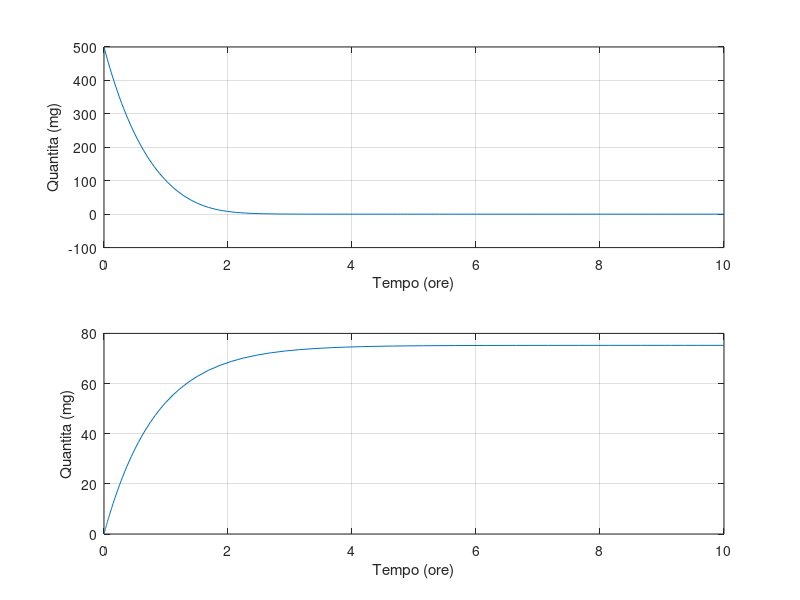
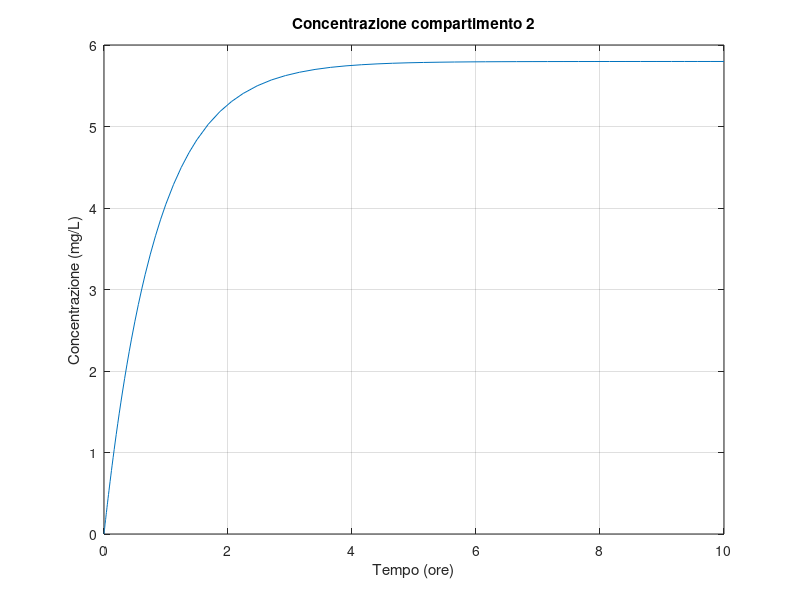
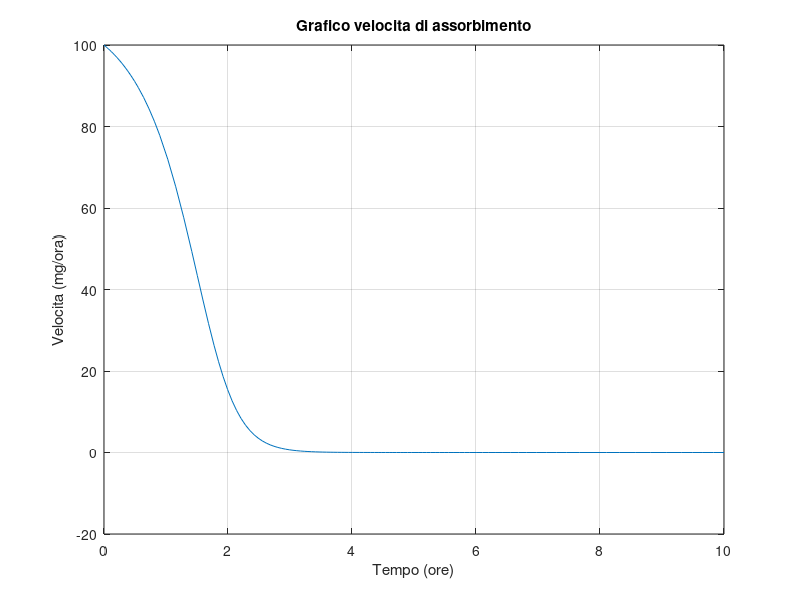
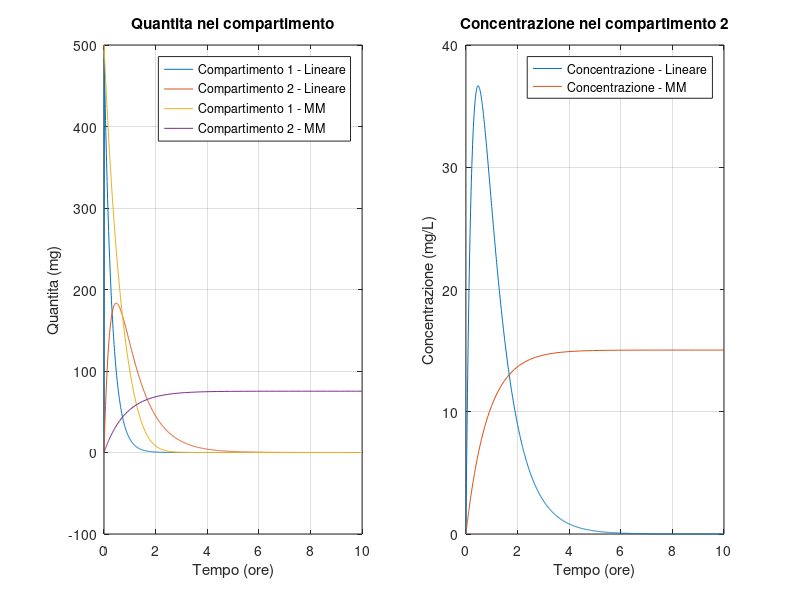

MATLAB code for these plots, in order:
clear all;
clc;

%% Esercizio n*1 

% Dati modello 
V2 = 5;
k01 = 1.2;
k02 = 1.2;
Vmax = 110;
km = 50;
Dv = 500; 

% Q.ta nel primo compartimento
tspan1 = [0,10];
q1_0 = Dv;
[t1,q1] = ode45(@(t1,q1) -(k01+Vmax/(km+q1))*q1,tspan1,q1_0);

% Q.ta nel secondo compartimento
tspan2 = [0,10];
q2_0 = 0;
[t2,q2] = ode45(@(t2,q2) (Vmax/(km+q1))*q1-k02*q2,tspan2,q2_0);

% Plot delle quantita
figure(1);
subplot(2,1,1), plot(t1,q1), 
xlabel("Tempo (ore)"), ylabel("Quantita (mg)"), grid on;
subplot(2,1,2), plot(t2,q2), 
xlabel("Tempo (ore)"), ylabel("Quantita (mg)"), grid on;

% Plot della concentrazione 
figure(2);
c2 = q2/V2;
plot(t2,c2), title("Concentrazione compartimento 2"), 
xlabel("Tempo (ore)"), ylabel("Concentrazione (mg/L)"), grid on;

% Plot della velocita
figure(3);
vel = [];
for i = 1:length(q1)
    vel(i) = (Vmax/(km+q1(i)))*q1(i);
end
plot(t1,vel), title("Grafico velocita di assorbimento"),
xlabel("Tempo (ore)"), ylabel("Velocita (mg/ora)"), grid on;

% Confronto con modello lineare
% Dati modello 
kl01 = 1.2;
kl02 = 1.2;
kl21 = 2.2;
V2 = 5;
d = 500;

% Matrici del sistema compartimentale lineare
A = [-(kl01+kl21),0;kl21,-kl02]; 
B = [d;0];
C = [0,1/V2];
D = 0;

% Creazione del modello compartimentale lineare
sys = ss(A,B,C,D);

%% Punto A - Grafici della quantita e della concentrazione
figure(4);
t = [0:0.01:10];
[ct,T,qt] = impulse(sys,t);
subplot(1,2,1), plot(T,qt), hold on, plot(t1,q1,t2,q2), hold off, title("Quantita nel compartimento"), 
xlabel("Tempo (ore)"), ylabel("Quantita (mg)"), 
legend("Compartimento 1 - Lineare","Compartimento 2 - Lineare","Compartimento 1 - MM","Compartimento 2 - MM"), grid on;
subplot(1,2,2), plot(T,ct), hold on, plot(t2,c2), hold off, title("Concentrazione nel compartimento 2"),
xlabel("Tempo (ore)"), ylabel("Concentrazione (mg/L)"), legend("Concentrazione - Lineare", "Concentrazione - MM"), grid on;


%% Punto B - Variazione Vmax e km 
% Varizione Vmax
Vmax = Vmax*2;

% Q.ta nel primo compartimento
tspan1_2 = [0,10];
q1_0_2 = Dv;
[t1_2,q1_2] = ode45(@(t1_2,q1_2) -(k01+Vmax/(km+q1_2))*q1_2,tspan1_2,q1_0_2);

% Q.ta nel secondo compartimento
tspan2_2 = [0,10];
q2_0_2 = 0;
[t2_2,q2_2] = ode45(@(t2_2,q2_2) (Vmax/(km+q1_2))*q1_2-k02*q2_2,tspan2_2,q2_0);

% Plot delle quantita
figure(5);
subplot(1,2,1), plot(t1,q1), hold on, plot(t1_2,q1_2), hold off, 
xlabel("Tempo (ore)"), ylabel("Quantita (mg)"), grid on,
legend("Compartimento 1 - Vmax = 110","Compartimento 1 - Vmax = 220");
subplot(1,2,2), plot(t2,q2), hold on, plot(t2_2,q2_2), hold off,
xlabel("Tempo (ore)"), ylabel("Quantita (mg)"), grid on,
legend("Compartimento 2 - Vmax = 110","Compartimento 2 - Vmax = 220");

% Plot della concentrazione 
figure(6);
c2 = q2/V2;
c2_2 = q2_2/V2;
plot(t2,c2), hold on, plot(t2_2,c2_2), hold off, title("Concentrazione compartimento 2"), 
xlabel("Tempo (ore)"), ylabel("Concentrazione (mg/L)"), grid on,
legend("Concentrazione - Vmax = 110","Concentrazione - Vmax = 220");

% Variazione km
km = km/2;

% Q.ta nel primo compartimento
tspan1_2 = [0,10];
q1_0_2 = Dv;
[t1_2,q1_2] = ode45(@(t1_2,q1_2) -(k01+Vmax/(km+q1_2))*q1_2,tspan1_2,q1_0_2);

% Q.ta nel secondo compartimento
tspan2_2 = [0,10];
q2_0_2 = 0;
[t2_2,q2_2] = ode45(@(t2_2,q2_2) (Vmax/(km+q1_2))*q1_2-k02*q2_2,tspan2_2,q2_0);

% Plot delle quantita
figure(7);
subplot(1,2,1), plot(t1,q1), hold on, plot(t1_2,q1_2), hold off, 
xlabel("Tempo (ore)"), ylabel("Quantita (mg)"), grid on,
legend("Compartimento 1 - km = 50","Compartimento 1 - km = 25");
subplot(1,2,2), plot(t2,q2), hold on, plot(t2_2,q2_2), hold off,
xlabel("Tempo (ore)"), ylabel("Quantita (mg)"), grid on,
legend("Compartimento 2 - km = 50","Compartimento 2 - km = 25");

% Plot della concentrazione 
figure(8);
c2 = q2/V2;
c2_2 = q2_2/V2;
plot(t2,c2), hold on, plot(t2_2,c2_2), hold off, title("Concentrazione compartimento 2"), 
xlabel("Tempo (ore)"), ylabel("Concentrazione (mg/L)"), grid on,
legend("Concentrazione - km = 50","Concentrazione - km = 25");


%% Punto C - Cambiamento dose somministrato
% Q.ta nel primo compartimento
tspan1 = [0,10];
q1_0 = Dv/10;
[t1,q1] = ode45(@(t1,q1) -(k01+Vmax/(km+q1))*q1,tspan1,q1_0);

% Q.ta nel secondo compartimento
tspan2 = [0,10];
q2_0 = 0;
[t2,q2] = ode45(@(t2,q2) (Vmax/(km+q1))*q1-k02*q2,tspan2,q2_0);

% Plot della concentrazione 
figure(2);
c2 = q2/V2;
plot(t2,c2), title("Concentrazione compartimento 2"), 
xlabel("Tempo (ore)"), ylabel("Concentrazione (mg/L)"), grid on;

figure(9);
t = [0:0.01:10];
[ct,T,qt] = impulse(sys,t);
subplot(1,2,1), plot(T,qt), hold on, plot(t1,q1,t2,q2), hold off, title("Quantita nel compartimento - Dv = 50"), 
xlabel("Tempo (ore)"), ylabel("Quantita (mg)"), 
legend("Compartimento 1 - Lineare","Compartimento 2 - Lineare","Compartimento 1 - MM","Compartimento 2 - MM"), grid on;
subplot(1,2,2), plot(T,ct), hold on, plot(t2,c2), hold off, title("Concentrazione nel compartimento 2 - Dv = 50"),
xlabel("Tempo (ore)"), ylabel("Concentrazione (mg/L)"), legend("Concentrazione - Lineare", "Concentrazione - MM"), grid on;








